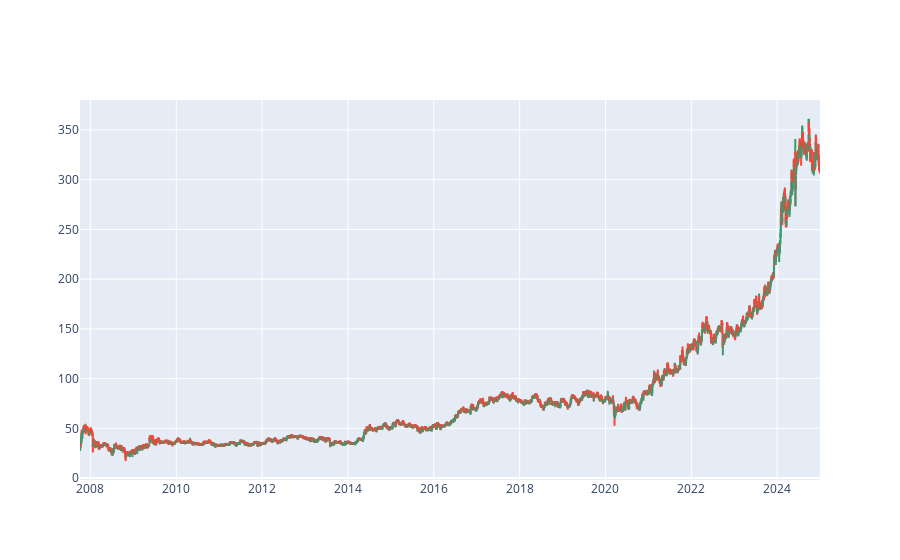

Notebook code cell kept with this figure:
### Code cell
# Candlesticks 

# Plotting candlestick chart
fig = go.Figure(data=[go.Candlestick(x=np.array(df['Date']), 
                                     open=df['Open'], 
                                     high=df['High'], 
                                     low=df['Low'], 
                                     close=df['Close'])])
fig.update_layout(xaxis_rangeslider_visible=False)
fig.show()

### Figure 1 — Plotly figure (JSON) as saved in the notebook; plotly's stock layout.template omitted (floating-point values rounded to 4 significant figures; data arrays with more than 128 entries replaced by an {"elided": "..."} marker saying what was removed)
{"data": [{"close": {"elided": "4247 float values"}, "high": {"elided": "4247 float values"}, "low": {"elided": "4247 float values"}, "open": {"elided": "4247 float values"}, "type": "candlestick", "x": {"elided": "4247 str values"}}], "layout": {"xaxis": {"rangeslider": {"visible": false}}}}
